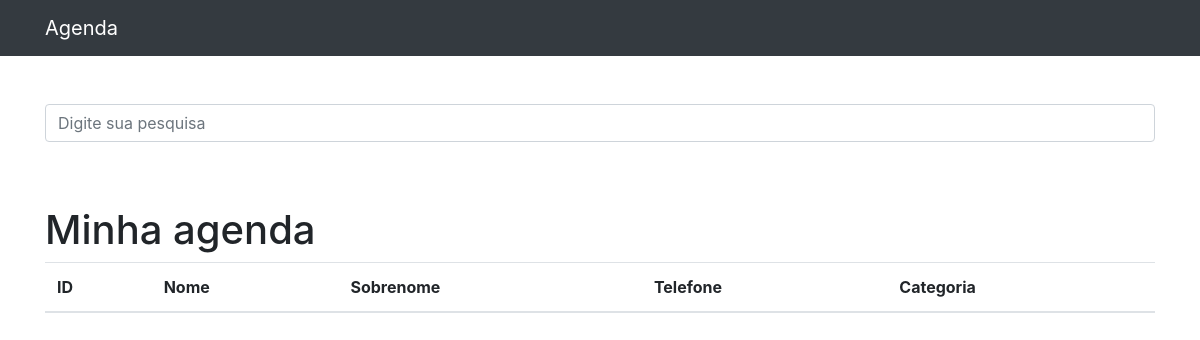
/, run on an earlier commit of the app's database.
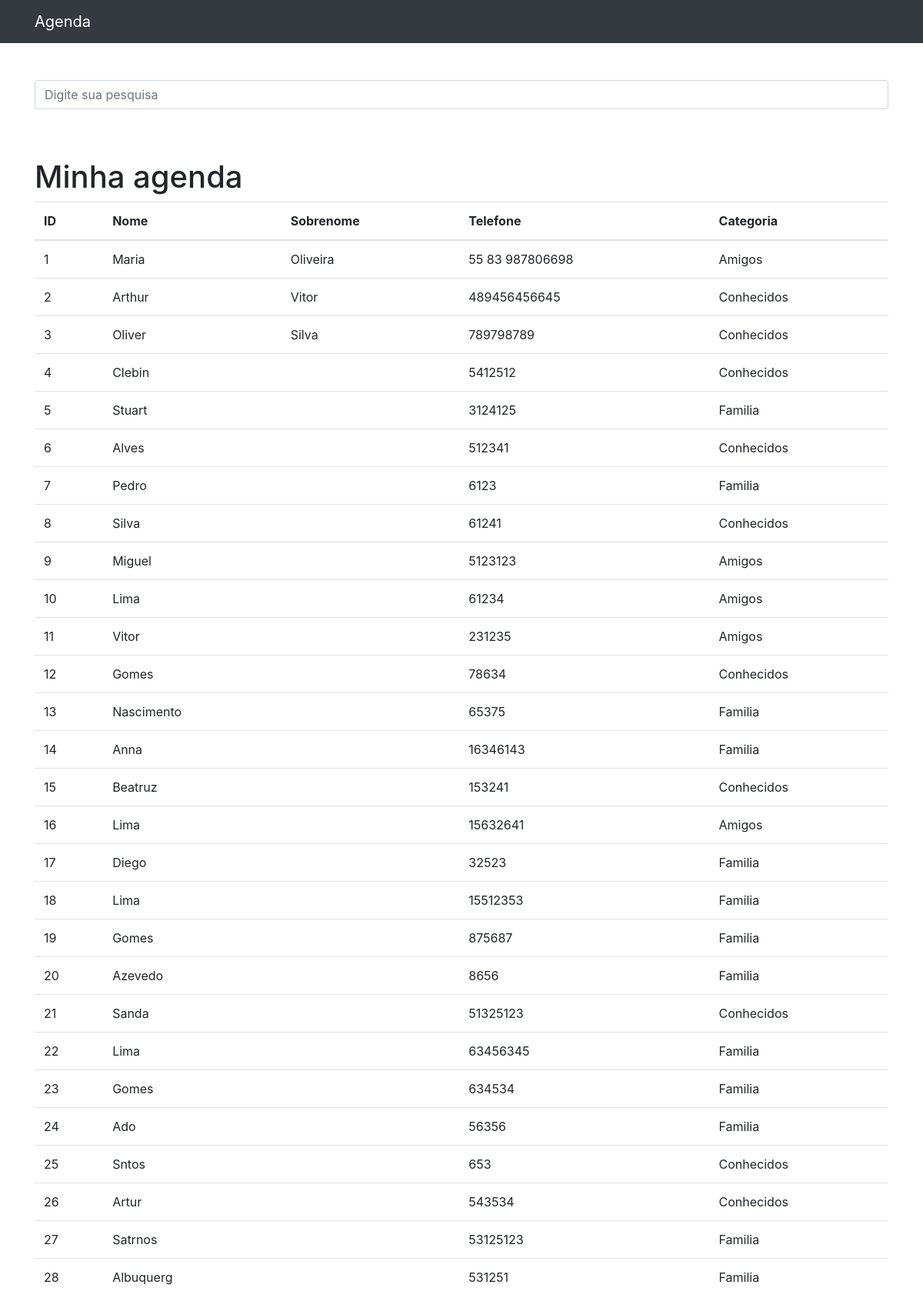
And on a later commit of the database.
### contatos/models.py (models this page shows, shortened)
class Contato(models.Model):
    nome = models.CharField(max_length=255)
    sobrenome = models.CharField(max_length=255, blank=True)
    telefone = models.CharField(max_length=255)
    email = models.CharField(max_length=255, blank=True)
    data_criacao = models.DateTimeField(default=timezone.now)
    descricao = models.TextField(blank=True)
    categoria = models.ForeignKey(Categoria, on_delete=models.DO_NOTHING)
    mostrar = models.BooleanField(default=True)
    foto = models.ImageField(blank=True, upload_to='fotos/%Y/%m/%d')

class Categoria(models.Model):
    nome = models.CharField(max_length=255)
    def __str__(self):
        return self.nome

### contatos/views.py (the view)
# urls.py: path('', views.index, name='index'),
def index(request):
    contatos = Contato.objects.order_by('id').filter(
        mostrar = True
    )
    return render(request, 'contatos/index.html', {
        'contatos': contatos
    })

### contatos/templates/contatos/index.html
{% extends 'base.html' %}
{% load static %}
{% block conteudo %}
<h1 class="mt-5">Minha agenda</h1>
<table class="table">
  <thead>
    <tr>
      <th>ID</th>
      <th>Nome</th>
      <th>Sobrenome</th>
      <th>Telefone</th>
      <th>Categoria</th>
    </tr>
  </thead>
  <tbody>
  {% for contato in contatos %}
    <tr>
      <td>{{ contato.id }}</td>
      <td>{{ contato.nome }}</td>
      <td>{{ contato.sobrenome }}</td>
      <td>{{ contato.telefone }}</td>
      <td>{{ contato.categoria }}</td>
    </tr>
  {% endfor %}
  </tbody>
</table>
{% endblock %}

### templates/base.html (shortened to what this page needs)
{% load static %}
<!DOCTYPE html>
<html lang="pt">
<head>
  {% include 'parciais/_head.html' %}
</head>
<body>
  {% include 'parciais/_navBar.html' %}
  <div class="container">
    <div class="row">
      <div class="col-lg-12">
        <br><br>
        <form action="{% url 'busca' %}" method="get">
          <div class="form-group row">
            <div class="col-12">
              <input class="form-control" type="search" value="{{ request.GET.termo }}" id="search-input" placeholder="Digite sua pesquisa" name="termo">
            </div>
          </div>
        </form>
      </div>
    </div>
  </div>
  <div class="container">
    <div class="row">
      <div class="col-lg-12">
          {% block conteudo %}{%endblock%}
      </div>
    </div>
  </div>
</body>
</html>

### templates/parciais/_head.html (shortened to what this page needs)
{% load static %}
  <link href="{% static 'vendor/bootstrap/css/bootstrap.min.css' %}" rel="stylesheet">

### templates/parciais/_navBar.html (shortened to what this page needs)
{% load static %}
<nav class="navbar navbar-expand-lg navbar-dark bg-dark static-top">
  <div class="container">
    <a class="navbar-brand" href="{% url 'index' %}">Agenda</a>
  </div>
</nav>

What changed in the data, as far as the page shows it:
added Contato: id "1", nome "Maria", sobrenome "Oliveira", telefone "55 83 987806698", categoria "Amigos"
added Contato: id "2", nome "Arthur", sobrenome "Vitor", telefone "489456456645", categoria "Conhecidos"
added Contato: id "3", nome "Oliver", sobrenome "Silva", telefone "789798789", categoria "Conhecidos"
added Contato: id "4", nome "Clebin", telefone "5412512", categoria "Conhecidos"
added Contato: id "5", nome "Stuart", telefone "3124125", categoria "Familia"
added Contato: id "6", nome "Alves", telefone "512341", categoria "Conhecidos"
added Contato: id "7", nome "Pedro", telefone "6123", categoria "Familia"
added Contato: id "8", nome "Silva", telefone "61241", categoria "Conhecidos"
added Contato: id "9", nome "Miguel", telefone "5123123", categoria "Amigos"
added Contato: id "10", nome "Lima", telefone "61234", categoria "Amigos"
added Contato: id "11", nome "Vitor", telefone "231235", categoria "Amigos"
added Contato: id "12", nome "Gomes", telefone "78634", categoria "Conhecidos"
added Contato: id "13", nome "Nascimento", telefone "65375", categoria "Familia"
added Contato: id "14", nome "Anna", telefone "16346143", categoria "Familia"
added Contato: id "15", nome "Beatruz", telefone "153241", categoria "Conhecidos"
added Contato: id "16", nome "Lima", telefone "15632641", categoria "Amigos"
added Contato: id "17", nome "Diego", telefone "32523", categoria "Familia"
added Contato: id "18", nome "Lima", telefone "15512353", categoria "Familia"
added Contato: id "19", nome "Gomes", telefone "875687", categoria "Familia"
added Contato: id "20", nome "Azevedo", telefone "8656", categoria "Familia"
added Contato: id "21", nome "Sanda", telefone "51325123", categoria "Conhecidos"
added Contato: id "22", nome "Lima", telefone "63456345", categoria "Familia"
added Contato: id "23", nome "Gomes", telefone "634534", categoria "Familia"
added Contato: id "24", nome "Ado", telefone "56356", categoria "Familia"
added Contato: id "25", nome "Sntos", telefone "653", categoria "Conhecidos"
added Contato: id "26", nome "Artur", telefone "543534", categoria "Conhecidos"
added Contato: id "27", nome "Satrnos", telefone "53125123", categoria "Familia"
added Contato: id "28", nome "Albuquerg", telefone "531251", categoria "Familia"
